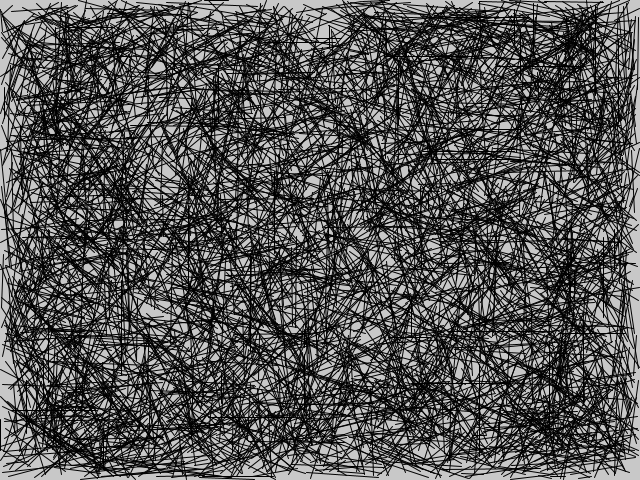
Frame 1 (no input)
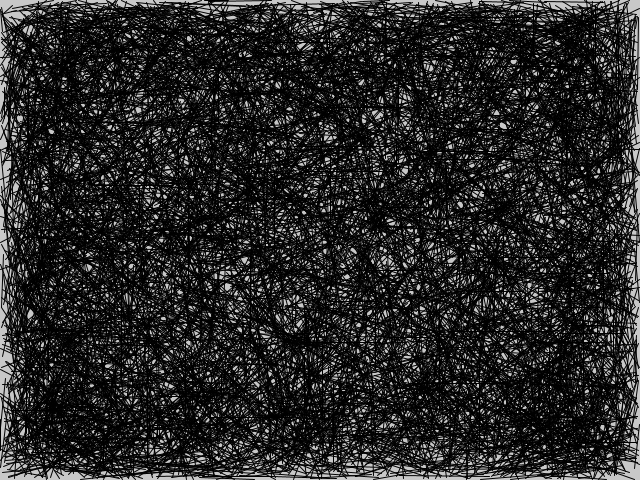
Frame 2 (the mouse pressed at the canvas centre, redrawn once)

The Processing sketch that drew these frames (run headless with seeded random() and noise(); the mouse was pressed at the canvas centre and the sketch redrawn once):

// Processing sketch: while_loop
// ── while_loop.pde
float rectX;
float rectY;

void setup() {
  size(640, 480);
  background(200);
  noLoop(); // only run draw() once
}

void draw() {
  int count = 0; // counter
  while (count < 4000) {
    float insideX = random(0, width);
    float insideY = random(0, height);
    float outsideX = random(0, width);
    float outsideY = random(0, height);
    while (dist(insideX, insideY, outsideX, outsideY) > 100) {
      outsideX = random(0, width);
      outsideY = random(0, height);
    }
    line(insideX, insideY, outsideX, outsideY);

    count += 1;
  }
}
